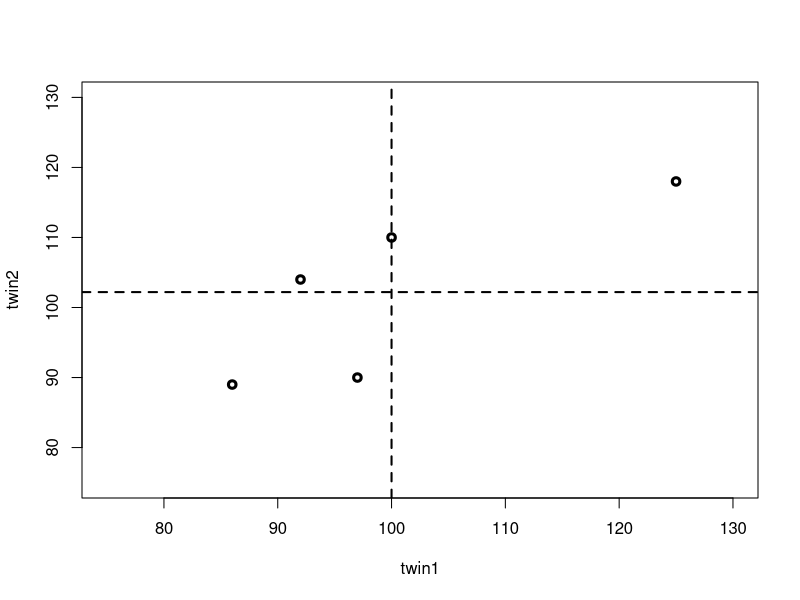
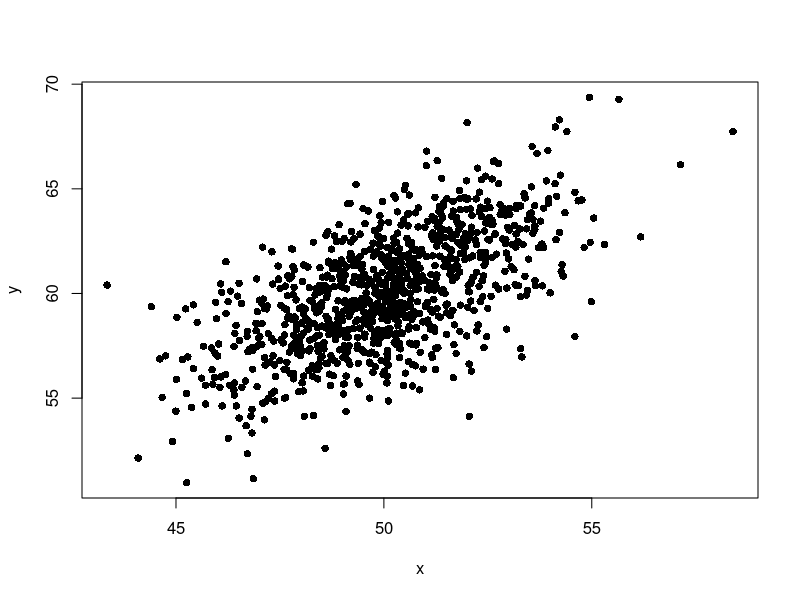
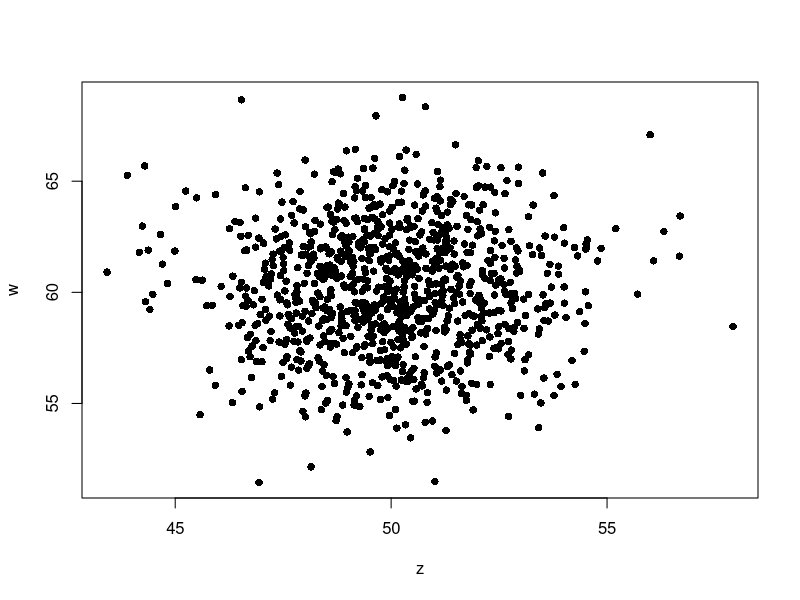

The R script that drew these images, in order:
## ---- chunk 1
#generate matrix of twin IQs then turn it into a dataframe
twins <- matrix(data = c(100,125,97,92,86,110,118,90,104,89), ncol=2, dimnames= list(c("A","B","C","D","E"),c("twin1","twin2")))
twins <- data.frame(twins)
attach(twins)

#calculate the variance within "twin1" and "twin2" and test whether they are additive
var(twin1)
var(twin2)
var(twin1)+var(twin2)
var(c(twin1,twin2))

#calculate the covariance within the twin dataset
cov(twin1,twin2)

#calculate the heritability of IQ based on the twin study
cov(twin1,twin2)/var(c(twin1,twin2))

#plot covariance between twin 1 and twin 2
plot(twin1,twin2, xlim=c(75,130), ylim=c(75,130), lwd=3)
abline(v=mean(twin1), lty=2, lwd=2)
abline(h=mean(twin2), lty=2, lwd=2)
## ---- chunk 2
#calculate the linear correlation coefficient
cor(twin1,twin2)

#perform a test for significance
cor.test(twin1,twin2)
## ---- chunk 3
#you need to load the MASS library
library(MASS)

#the function mvrnorm generates a matrix in which you need to specify the mean, variance and covariance
xy <- mvrnorm(1000,mu=c(50,60),matrix(c(4.3,3.7,3.7,7.9),2))
var(xy)

x <- xy[,1]
y <- xy[,2]
plot(x,y, ylab="y", xlab="x", pch=16)

var(x)
var(y)

#if you provide 2 vectors to var() you get the covariance
var(x,y)
#the correlation coefficient is the covariance divided by the geometric mean of the individual variances
var(x,y)/sqrt(var(x)*var(y))
#correlation can be calculated using the function cor
cor(x,y)
cor.test(x,y)

###########################################
#generate a martix of uncorrelated values##
###########################################
wz <- mvrnorm(1000,mu=c(50,60),matrix(c(4.3,0,0,7.9),2))
var(wz)

w <- wz[,1]
z <- wz[,2]
plot(w,z, ylab="w", xlab="z", pch=16)

var(w)
var(z)

#if you provide 2 vectors to var() you get the covariance
var(w,z)
#the correlation coefficient is the covariance divided by the geometric mean of the individual variances
var(w,z)/sqrt(var(w)*var(z))
#correlation can be calculated using the function cor
cor(w,z)
cor.test(w,z)

